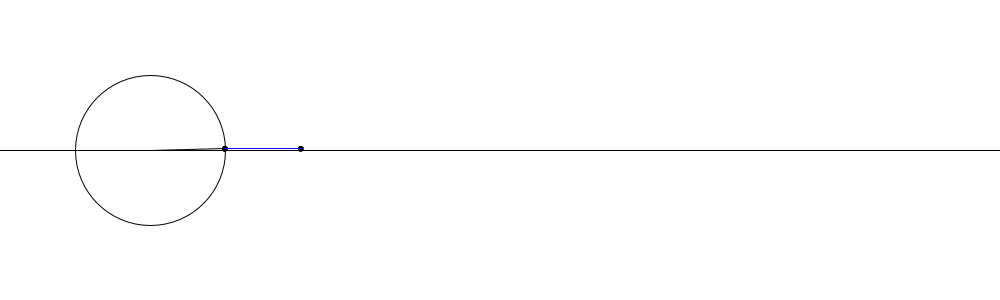
Frame 1 (no input)
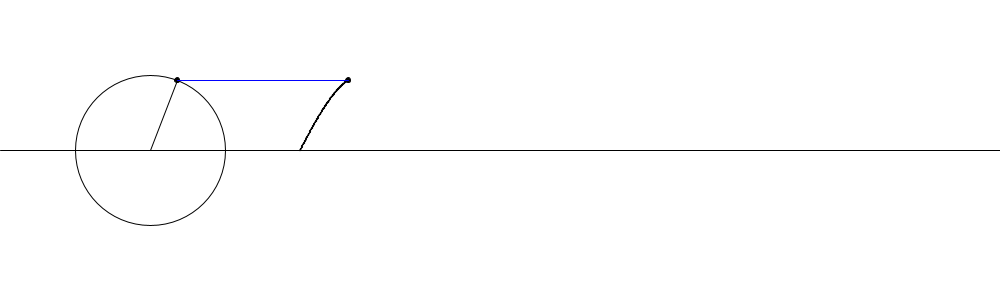
Frame 60 (the mouse pressed at the canvas centre just before this capture)
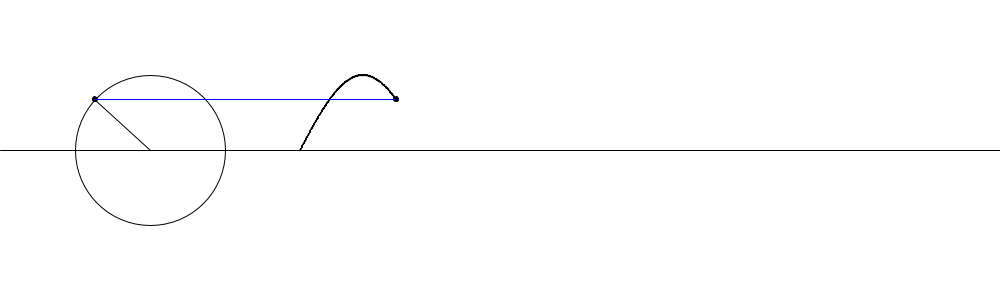
Frame 120 (the mouse held since frame 60 and released just before this capture)

The Processing sketch that drew these frames (run headless with seeded random() and noise(); from frame 60 on, the mouse is pressed at the canvas centre):

// Processing sketch: processing_187502
// ── processing_187502.pde

float x, y;

void setup() {
  size(1000, 300);
  smooth();
  background(0);
}

void draw() {
  background(255);
  x = height/2*(0.5*cos(-0.02*frameCount)+1);
  y = height/2*(0.5*sin(-0.02*frameCount)+1);
  noFill();
  stroke(0);
  ellipse(height/2, height/2, height/2, height/2);
  fill(0);
  ellipse(x, y, 5, 5);
  ellipse(0.8*frameCount+height, y, 1, 1);
  for (int i = 0; i<frameCount; i++) {
    ellipse(0.8*i+height, height/2*(0.5*sin(-0.02*i)+1), 1, 01);
  }
  ellipse(0.8*frameCount+height, y,5,5);
  line(0, height/2, width, height/2);
  line(height/2, height/2, x, y);
  stroke(0,0,255);
  line(x, y, 0.8*frameCount+height, y);
}
